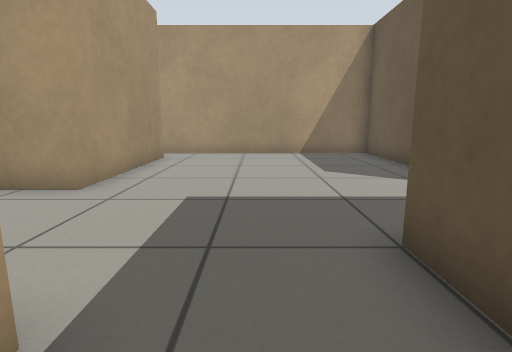
[1] (above)

14 first-person views from a walk through a world built for the Gazebo simulator. The camera is 0.64 m above the floor, tilts 10° down and sees 80° across. The floor is counted in squares, 0.5 m on a side. Each view is taken from the middle of a square. On the plan, view 1 faces up. The plan holds only what a view shows up to about 13 squares ahead; the rest is blank.

[2]
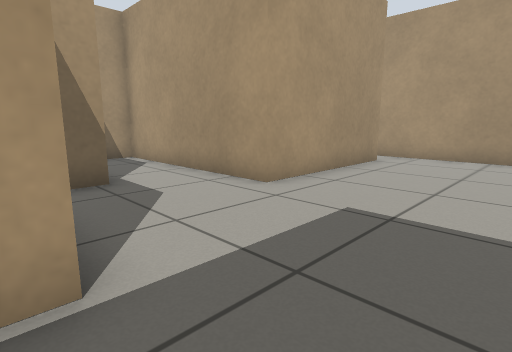

[3]
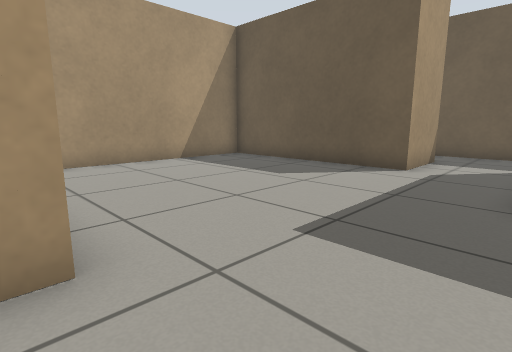

[4]
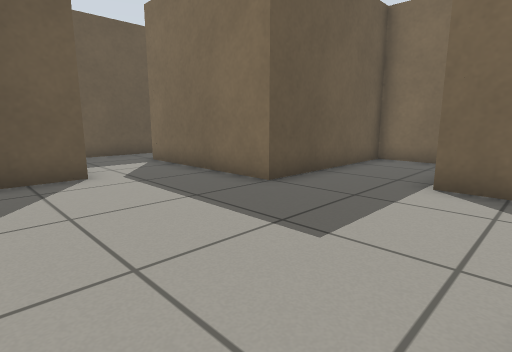

[5]
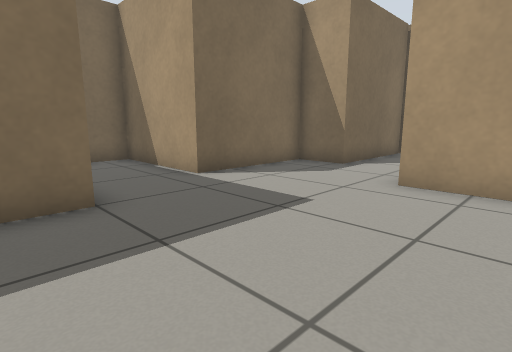

[6]
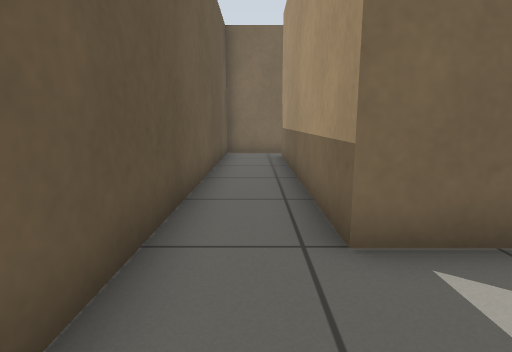

[7]
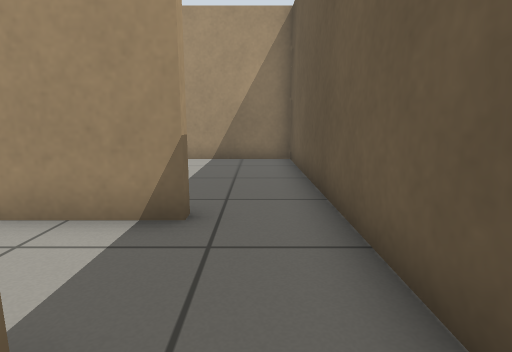

[8]
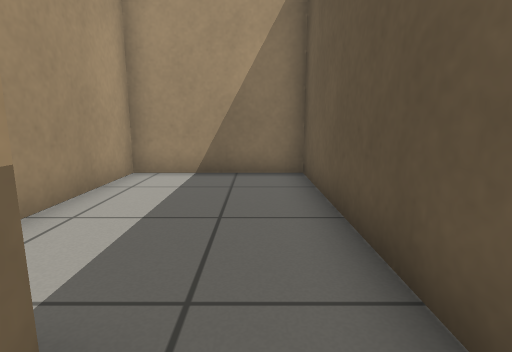

[9]
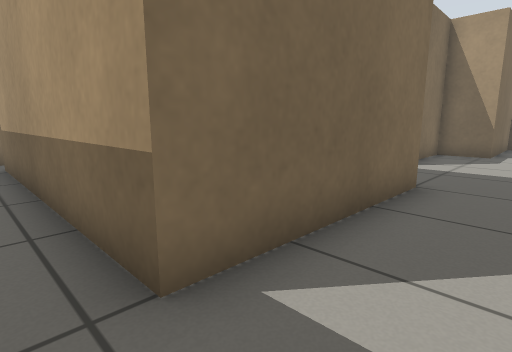

[10]
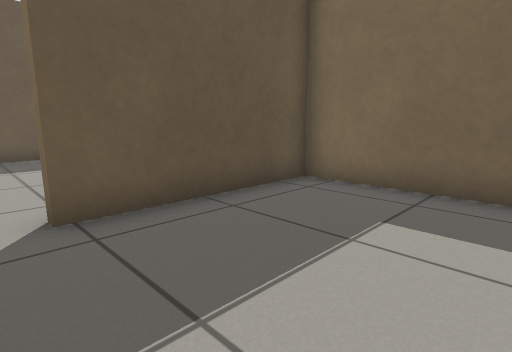

[11]
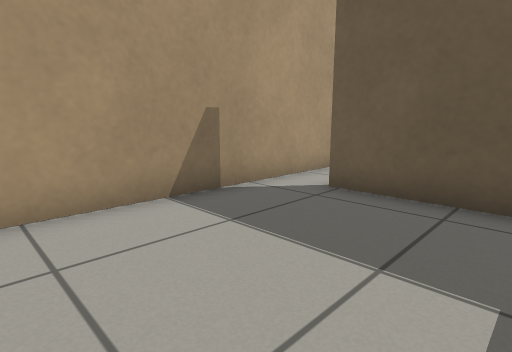

[12]
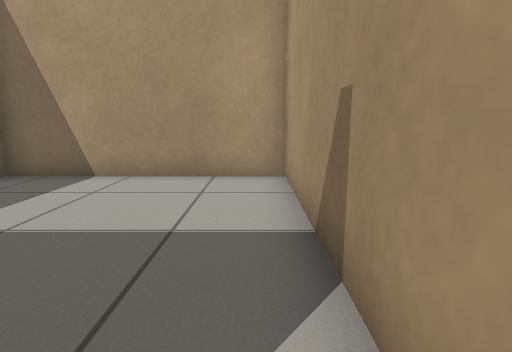

[13]
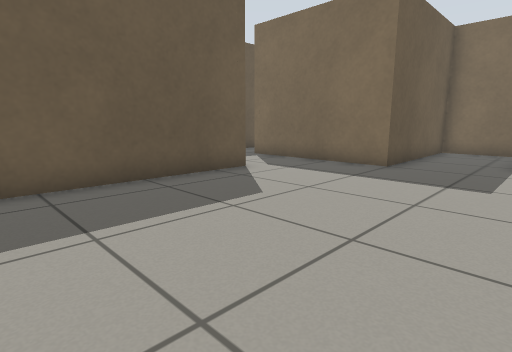

[14]
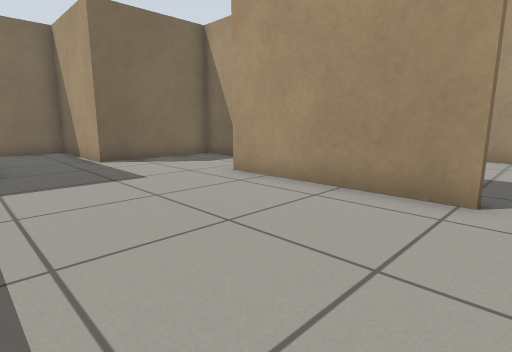

### Floor plan
Points are (right, up) in squares from view 1. A wall is a line through its corners. A room is listed if a view was taken in it or the views show most of it. See-through windows are left out.
Room 1 (views 1, 2, 3, 4, 5, 7, 8, 9, 12, 13, 14)
walls: (7, 5.7) (4.6, 5.7) (4.6, 12.7) (-3.5, 12.7); (-3.4, 11.3) (-3.4, 5.7) (-10.2, 5.7) (-10.2, 3.3) (-5.6, 3.3) (-5.6, 1.6) (-1.4, 1.6) (-1.4, -2.7) (1.5, -2.7) (1.5, 3) (7, 3) (7, -5.5); (6.9, -6.7) (9.2, -6.7) (9.2, 5.5)
ways out: opening at (8, 6) to room 2; opening at (-4, 12) to room 3; opening at (7, -6)
Room 2 (view 6)
walls: (7, 6.2) (7, 5.7); (9.2, 5.5) (9.2, 12.7) (4.9, 12.7) (4.9, 8.9)
ways out: opening at (8, 6) to room 1
Room 3 (views 10, 11)
walls: (-7.6, 6) (-3.7, 6) (-3.7, 11.3); (-3.5, 12.7) (-10.2, 12.7) (-10.2, 6)
ways out: opening at (-4, 12) to room 1

Where each view was taken, in squares from view 1:
view 1: 0 up, 0 right, facing up
view 2: 1 up, 1 right, facing up-left
view 3: 3 up, 4 left, facing up-right
view 4: 8 up, 3 left, facing down-right
view 5: 8 up, 3 right, facing down-left
view 6: 6 up, 8 right, facing down
view 7: 2 up, 8 right, facing up
view 8: 5 up, 8 right, facing up
view 9: 5 up, 8 right, facing down-left
view 10: 12 up, 8 left, facing down-right
view 11: 8 up, 9 left, facing up-right
view 12: 12 up, 3 left, facing left
view 13: 12 up, 2 left, facing down-right
view 14: 12 up, 2 right, facing down-left
